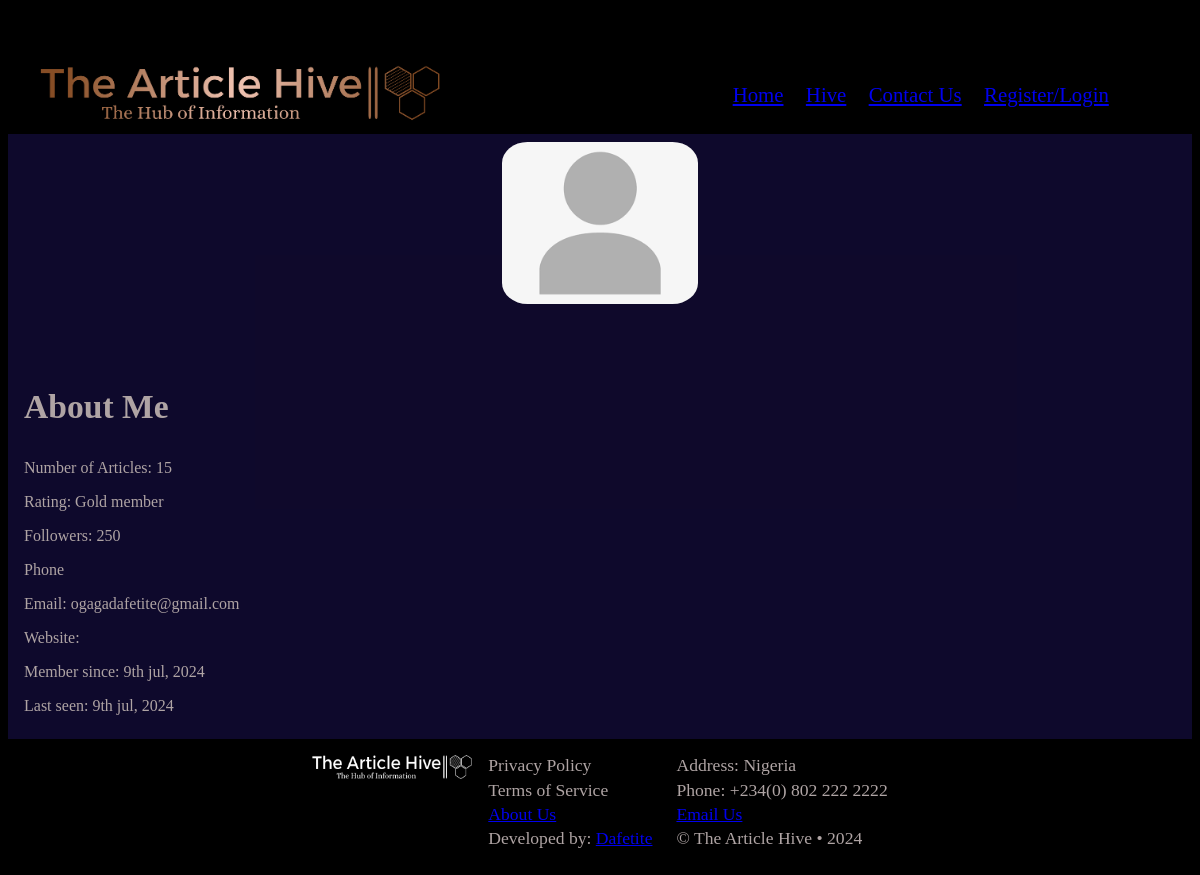
Page /profile/1/ on the earlier database version.
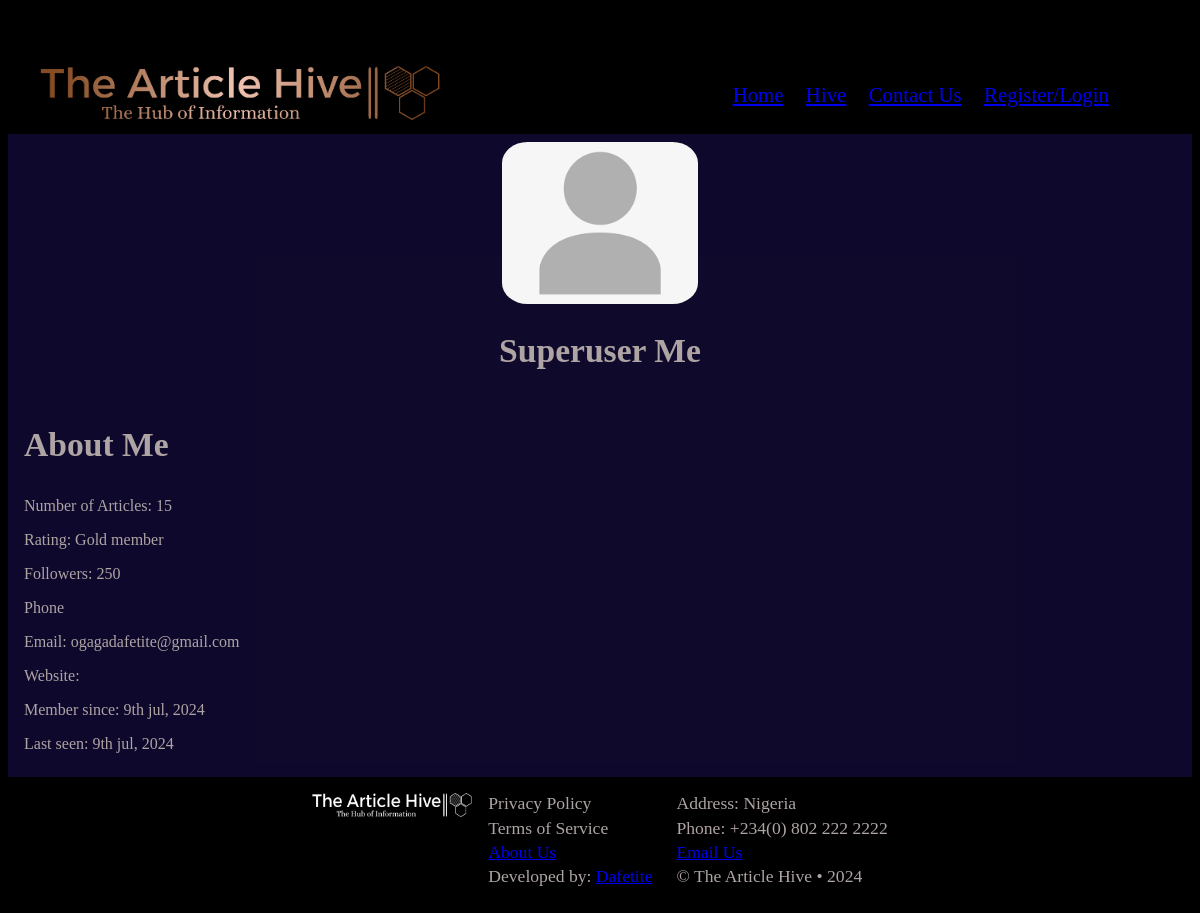
Same page on the later database version.
### article_hive_app/models.py (models this page shows, shortened)
class User(AbstractUser):
	middle_name = models.CharField(max_length=100, null=True, blank=True)
	email = models.EmailField(max_length=200, unique=True)
	username = models.CharField(default="ArticleHiveUser", max_length=15)
	phone = models.CharField(null=True, blank=True, max_length=14)
	website = models.URLField(max_length=200, null=True, blank=True)
	profile_picture = models.ImageField(upload_to=unique_profile_pic, null=True, blank=True, default='profile_pictures/placeholder.png')
	aboutme = models.TextField()
	USERNAME_FIELD = 'email'
	REQUIRED_FIELDS = []

### article_hive_app/views.py (the view)
# urls.py: path('profile/<int:pk>/', views.profile_page, name='profile'),
def profile_page(request, pk):
    member = get_object_or_404(User, pk=pk)
    print(f"User ID profile: {member.pk}")
    print(f"Profile picture path: {member.profile_picture}")
    print(f"Profile aboutme path: {member.aboutme}")
    context = {
        'member': member,
        'profile': profile,
        'pgname': 'Profile'
    }
    return render(request, 'profile.html', context)

### templates/profile.html (shortened to what this page needs)
{% extends 'base.html' %}
{% load static %}
{% block section %}
{% with "" as empty %}
<section class="profile">
	<div>
		<div class="profile-img-container right-anime small-container">
			<img src="{{ member.profile_picture.url|default:empty }}" alt="profile photo" />
			<h1>{{ member.first_name|default:empty|capfirst }} {{ member.middle_name|default:empty|capfirst }} {{ member.last_name|default:empty|capfirst }}</h1>
		</div>
		<h1 style="margin-bottom: 0;" class="left-anime">About Me</h1>
	</div>
	<div class="top-drop">
		<p>Number of Articles: {{ profile.number_of_articles|default:empty }}</p>
		<p>Rating: {{ profile.rating|default:empty }}</p>
		<p>Followers: {{ profile.followers|default:empty }}</p>
		<p>Phone {{ member.phone|default:empty }}</p>
		<p>Email: {{ member.email|default:empty }}</p>
		<p>Website: {{ member.website|default:empty }}</p>
		<p>Member since: {{ member.date_joined|default:empty|date:"jS b, Y" }}</p>
		<p>Last seen: {{ member.last_login|default:empty|date:"jS b, Y" }}</p>
	</div>
</section>
{% endwith %}
{% endblock section %}

Differences in the rows shown:
changed User "ogagadafetite@gmail.com": first_name (not shown) → "Superuser Me"
